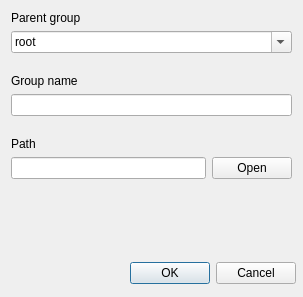
<?xml version="1.0" encoding="UTF-8"?>
<ui version="4.0">
 <class>DialogAddNewBaseGroup</class>
 <widget class="QDialog" name="DialogAddNewBaseGroup">
  <property name="geometry">
   <rect>
    <x>0</x>
    <y>0</y>
    <width>303</width>
    <height>297</height>
   </rect>
  </property>
  <property name="minimumSize">
   <size>
    <width>303</width>
    <height>236</height>
   </size>
  </property>
  <property name="windowTitle">
   <string>Add new group</string>
  </property>
  <layout class="QVBoxLayout" name="verticalLayout_3">
   <item>
    <layout class="QVBoxLayout" name="verticalLayout">
     <item>
      <widget class="QLabel" name="label">
       <property name="text">
        <string>Parent group</string>
       </property>
      </widget>
     </item>
     <item>
      <widget class="QComboBox" name="dd_parent">
       <property name="editable">
        <bool>true</bool>
       </property>
       <item>
        <property name="text">
         <string>root</string>
        </property>
       </item>
      </widget>
     </item>
    </layout>
   </item>
   <item>
    <spacer name="verticalSpacer_2">
     <property name="orientation">
      <enum>Qt::Vertical</enum>
     </property>
     <property name="sizeType">
      <enum>QSizePolicy::Fixed</enum>
     </property>
     <property name="sizeHint" stdset="0">
      <size>
       <width>20</width>
       <height>15</height>
      </size>
     </property>
    </spacer>
   </item>
   <item>
    <layout class="QVBoxLayout" name="verticalLayout_2">
     <item>
      <widget class="QLabel" name="label_2">
       <property name="text">
        <string>Group name</string>
       </property>
      </widget>
     </item>
     <item>
      <widget class="QLineEdit" name="ti_groupName"/>
     </item>
    </layout>
   </item>
   <item>
    <spacer name="verticalSpacer_3">
     <property name="orientation">
      <enum>Qt::Vertical</enum>
     </property>
     <property name="sizeType">
      <enum>QSizePolicy::Fixed</enum>
     </property>
     <property name="sizeHint" stdset="0">
      <size>
       <width>20</width>
       <height>15</height>
      </size>
     </property>
    </spacer>
   </item>
   <item>
    <layout class="QVBoxLayout" name="verticalLayout_4">
     <item>
      <widget class="QLabel" name="label_3">
       <property name="text">
        <string>Path</string>
       </property>
      </widget>
     </item>
     <item>
      <layout class="QHBoxLayout" name="horizontalLayout">
       <item>
        <widget class="QLineEdit" name="ti_path"/>
       </item>
       <item>
        <widget class="QPushButton" name="b_openDirChooser">
         <property name="text">
          <string>Open</string>
         </property>
        </widget>
       </item>
      </layout>
     </item>
    </layout>
   </item>
   <item>
    <spacer name="verticalSpacer">
     <property name="orientation">
      <enum>Qt::Vertical</enum>
     </property>
     <property name="sizeHint" stdset="0">
      <size>
       <width>20</width>
       <height>40</height>
      </size>
     </property>
    </spacer>
   </item>
   <item>
    <widget class="QDialogButtonBox" name="bb_footer">
     <property name="minimumSize">
      <size>
       <width>285</width>
       <height>26</height>
      </size>
     </property>
     <property name="orientation">
      <enum>Qt::Horizontal</enum>
     </property>
     <property name="standardButtons">
      <set>QDialogButtonBox::Cancel|QDialogButtonBox::Ok</set>
     </property>
    </widget>
   </item>
  </layout>
 </widget>
 <resources/>
 <connections>
  <connection>
   <sender>bb_footer</sender>
   <signal>accepted()</signal>
   <receiver>DialogAddNewBaseGroup</receiver>
   <slot>accept()</slot>
   <hints>
    <hint type="sourcelabel">
     <x>248</x>
     <y>254</y>
    </hint>
    <hint type="destinationlabel">
     <x>157</x>
     <y>274</y>
    </hint>
   </hints>
  </connection>
  <connection>
   <sender>bb_footer</sender>
   <signal>rejected()</signal>
   <receiver>DialogAddNewBaseGroup</receiver>
   <slot>reject()</slot>
   <hints>
    <hint type="sourcelabel">
     <x>316</x>
     <y>260</y>
    </hint>
    <hint type="destinationlabel">
     <x>286</x>
     <y>274</y>
    </hint>
   </hints>
  </connection>
 </connections>
</ui>
